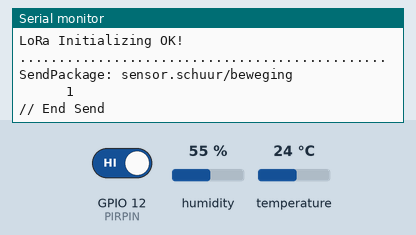
Recording of a sketch running on a simulated ESP32. Parts: the last lines printed to the serial monitor. The test bench sets the inputs (shaded band); at power-on: temperature 24 °C, GPIO 12 (PIRPIN) HIGH, humidity 55 %. No radio packets arrive unless stated.

Above: at 1.7 s.
1.8 s: temperature set to 12 °C
At 15.5 s:
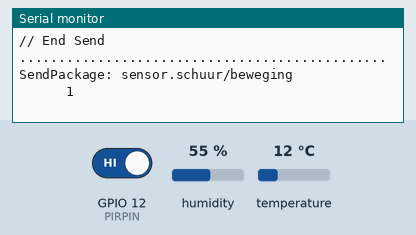
15.8 s: GPIO 12 (PIRPIN) driven LOW
At 16.7 s:
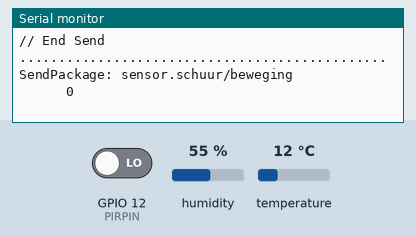

Measured:
- after the input at 15.8 s, the serial monitor: prints a new line after 0.39 s (image 2)

The sketch:

Lora_Sender_1_2_temp_beweging.ino
```cpp
/*
 *     M      M     AA    TTTTTTT  TTTTTTT  EEEEEEE M      M     AA     NN    N
 *     MM    MM    A  A      T        T     E       MM    MM    A  A    NN    N
 *     M M  M M   A    A     T        T     E       M M  M M   A    A   N  N  N
 *     M  MM  M   AAAAAA     T        T     EEEE    M  MM  M   AAAAAA   N  N  N - AUTOMATION
 *     M      M  A      A    T        T     E       M      M  A      A  N   N N
 *     M      M  A      A    T        T     E       M      M  A      A  N    NN
 *     M      M  A      A    T        T     EEEEEEE M      M  A      A  N    NN
 *
 *
 *     Project    : Lora Sender
 *     Versie     : 1.2
 *     Datum      : 10-2023
 *     Schrijver  : Ap Matteman
 *
 *     Versie 1.0 : basic sender
 *     Versie 1.1 : Destination toegevoegd als herkenning van eigen LoRa commando's
 *     Versie 1.2 : Deep Sleep voor energiebesparing voor Accu monitoring
 */


#include <SPI.h>
#include <LoRa.h>
#include <DHT.h>

//define the pins used by the transceiver module
#define ss 5
#define rst 14
#define dio0 2
#define uS_TO_S 1000000 //micro seconds to seconds
#define DHTPIN 4     // pin voor DHT22 sensor
#define DHTTYPE DHT22 // DHT22 (AM2302)
const int PIRPIN = 12; // ping voor bewegingssensor
const String Destination = "4Me!";

int pirValue;  // de waarde van de PIR

// zorg ervoor dat de temperatuur en vochtigheid niet te vaak worden verstuurd.
unsigned long interval = 15000UL;
unsigned long StartTijd = 0UL;
unsigned long HuidigeTijd = 0UL;

DHT dht(DHTPIN, DHTTYPE);


RTC_DATA_ATTR float Volt = 10.0;  // Fictieve waarde om te testen. Moet vervangen worden door een sensor!
                                  // place it in RTC memory to store data during Sleeo

void setup() {
  delay(500);   // 500ms after startup

  // PIR
  pinMode(PIRPIN, INPUT);
  // DHT22
  pinMode(DHTPIN, INPUT);
  dht.begin();

  //initialize Serial Monitor
  Serial.begin(115200);
  while (!Serial);
  Serial.println("LoRa Sender");

  //setup LoRa transceiver module
  LoRa.setPins(ss, rst, dio0);

  //replace the LoRa.begin(---E-) argument with your location's frequency
  //433E6 for Asia
  //866E6 for Europe
  //915E6 for North America
  if (!LoRa.begin(866E6)) {
    Serial.println("Starting LoRa failed!");
    while (1);
  }
  Serial.println("LoRa Initializing OK!");
}

//Send Lora Packet
void SendLora(String LoraPayload) {
  String LoRaData;
  LoRaData = Destination + LoraPayload;
  LoRa.beginPacket();
  LoRa.print(LoRaData); // Max 256 Bytes long
  LoRa.endPacket();

  // Serial.print("Send Destination: "); Serial.println(Destination);
  // Serial.print("Send LoraPayload: "); Serial.println(LoraPayload);
}


void loop() {
  String SendPackage;

  int pirStatus = digitalRead(PIRPIN);
  if(pirStatus != pirValue)
  {
    // van geen beweging naar beweging of van geen beweging naar beweging
    pirValue = pirStatus;
     Serial.println("...............................................");
    SendPackage = "sensor.schuur/beweging";
    SendPackage = SendPackage + "                                        ";   // adding spaces to the end
    SendPackage = SendPackage.substring(0,40);  // Limit MQTT Topic = max 40 long
    SendPackage = SendPackage + pirValue;
    Serial.print("SendPackage: "); Serial.println(SendPackage);
    SendLora(SendPackage);  //Send LoRa packet to receiver
    delay(500);  //Nodig om de GateWay de gegevens te laten versturen via MQTT
    Serial.println("// End Send");
  }

  HuidigeTijd = millis();

  if(HuidigeTijd - StartTijd > interval)
  {
    //Stuur alle waarden door
    StartTijd = millis();

    Serial.println("...............................................");
    SendPackage = "sensor.schuur/beweging";
    SendPackage = SendPackage + "                                        ";   // adding spaces to the end
    SendPackage = SendPackage.substring(0,40);  // Limit MQTT Topic = max 40 long
    SendPackage = SendPackage + pirValue;
    Serial.print("SendPackage: "); Serial.println(SendPackage);
    SendLora(SendPackage);  //Send LoRa packet to receiver

    delay(500);  //Nodig om de GateWay de gegevens te laten versturen via MQTT


    float temp = dht.readTemperature();
    float hum = dht.readHumidity();

    SendPackage = "sensor.schuur/temperatuur";
    SendPackage = SendPackage + "                                        ";   // adding spaces to the end
    SendPackage = SendPackage.substring(0,40);  // Limit MQTT Topic = max 40 long
    SendPackage = SendPackage + temp;
    Serial.print("SendPackage: "); Serial.println(SendPackage);
    SendLora(SendPackage);  //Send LoRa packet to receiver

    delay(500);  //Nodig om de GateWay de gegevens te laten versturen via MQTT

    SendPackage = "sensor.schuur/vochtigheid";
    SendPackage = SendPackage + "                                        ";   // adding spaces to the end
    SendPackage = SendPackage.substring(0,40);  // Limit MQTT Topic = max 40 long
    SendPackage = SendPackage + hum;
    Serial.print("SendPackage: "); Serial.println(SendPackage);
    SendLora(SendPackage);  //Send LoRa packet to receiver

    Serial.println("// End Send");
  }

}
```
